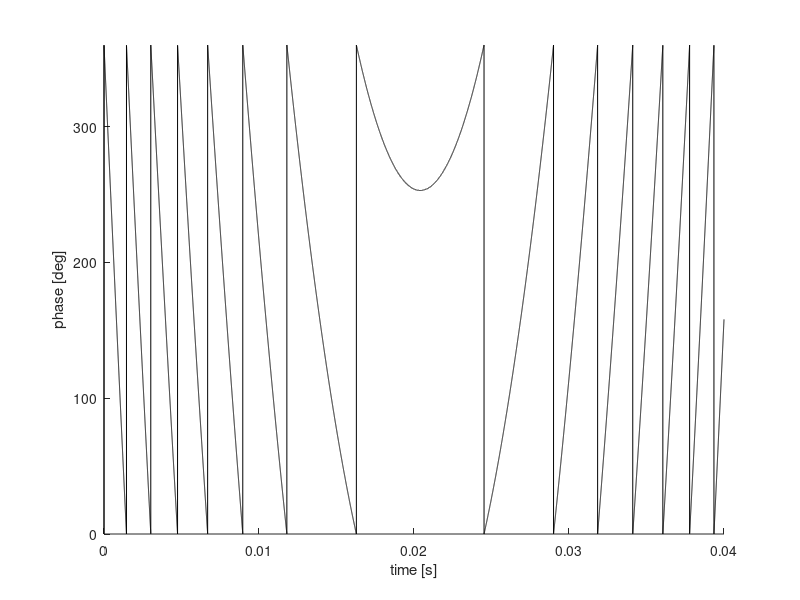
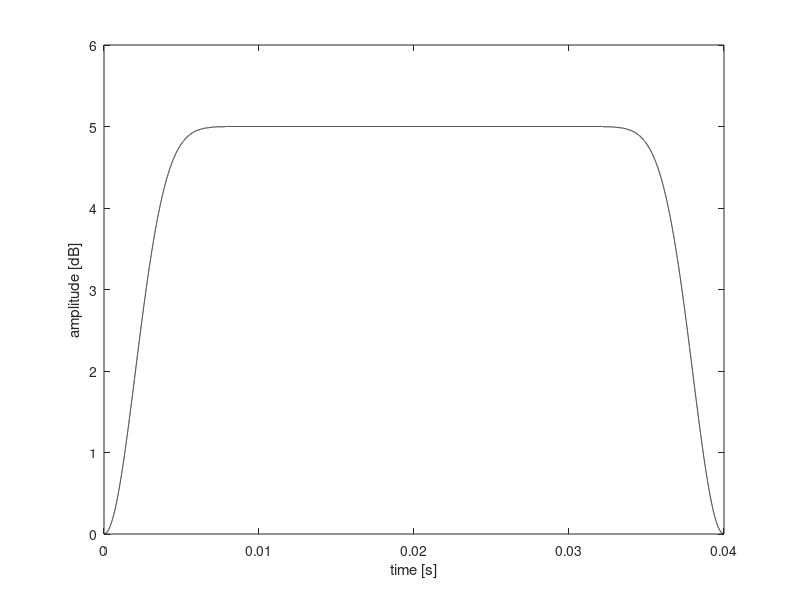

Here is the MATLAB script that generated these plots, in order:
% CHIRP phase table generator for Tecmag
% Adapted from Tecmag's CHIRP script

clear
clc
close all

%%%%%%% User-defined parameters %%%%%%%

% dt = 500e-9 ; %time per point in waveform (s) [Scout limit is 20ns]
N = 40000; %points to define the waveform
tau = 40e-3; %pulse length (s)
sliceheight = 0.005; %mm
G = 6.59; %T m-1, B0 field gradient
offset = 0.00005; %mm, frequency offset (if applicable)
amplitude = 5; %dB, for Tecmag
% NOTE: positive offset moves to the left in the FT spectrum (negative
% position)

%%%%%%% END User-defined parameters %%%%%%%


% N = round(tau/dt); %number of points per pulse waveform
dt = (tau/N); %time per point in waveform (s) [Scout limit is 20 ns]
gamma = 42.576; %MHz T-1
SW = sliceheight*G*gamma*1000; %Hz
offsetHz = offset*1000*G*gamma; %Hz

phase = zeros(N,1);

ind = 1:N;
f = (ind-N/2)*(SW/N);
inc = 2*pi*f*dt;
o_inc = 2*pi*offsetHz*dt;

for i = 1:N-1
    phase(i+1) = phase(i)+inc(i)-o_inc;
end

phase = mod((phase*360/2/pi),360);
dlmwrite('CHIRP_Phase.dat',phase);



figure(1)
hold on
t = linspace(0,tau,N);
plot(t,phase,'-k')
xlabel('time [s]')
ylabel('phase [deg]')
ylim([0 360])

tamp = linspace(0,tau,N);
amp = amplitude*(1-(cos(pi*tamp/tau)).^40);
dlmwrite('CHIRP_Amp.dat',amp');

figure(2)
plot(tamp,amp,'-k')
xlabel('time [s]')
ylabel('amplitude [dB]')
ylim([0 amplitude+1])
